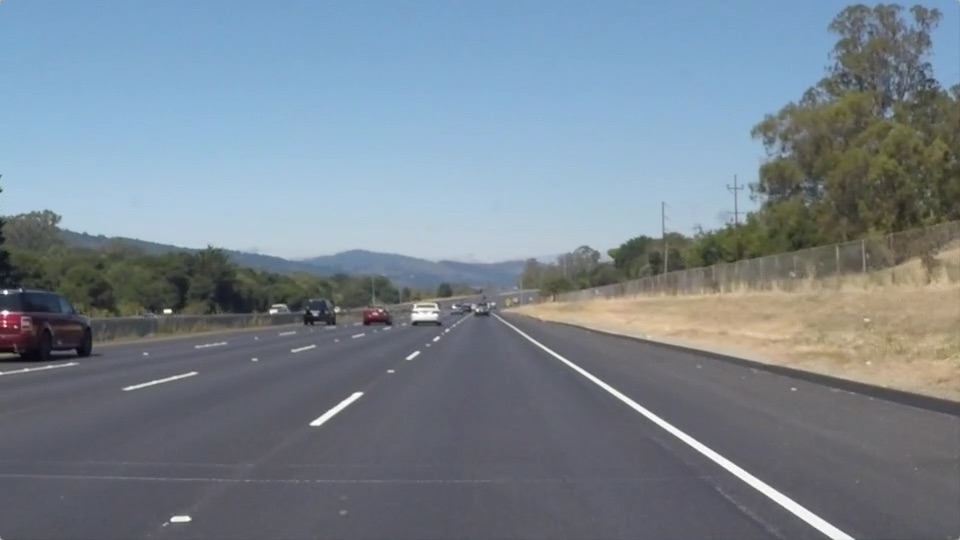
#> input picture test_images/solidWhiteRight.jpg, 960 x 540 px; the run also reads 1 picture not shown here
$ jupyter execute --allow-errors P1.ipynb   (shell and % lines are left out)
#> lines starting #> are read from the running program, lines starting #| are printed output that depends on the picture; after the words box and inside, x2 and y2 are one past the last pixel; in counts of white or black regions, pixels touching at a corner belong together
# Self-Driving Car Engineer Nanodegree

## Project: **Finding Lane Lines on the Road**
***
In this project, you will use the tools you learned about in the lesson to identify lane lines on the road.  You can develop your pipeline on a series of individual images, and later apply the result to a video stream (really just a series of images). Check out the video clip "raw-lines-example.mp4" (also contained in this repository) to see what the output should look like after using the helper functions below.

Once you have a result that looks roughly like "raw-lines-example.mp4", you'll need to get creative and try to average and/or extrapolate the line segments you've detected to map out the full extent of the lane lines.  You can see an example of the result you're going for in the video "P1_example.mp4".  Ultimately, you would like to draw just one line for the left side of the lane, and one for the right.

In addition to implementing code, there is a brief writeup to complete. The writeup should be completed in a separate file, which can be either a markdown file or a pdf document. There is a [write up template](https://github.com/udacity/CarND-LaneLines-P1/blob/master/writeup_template.md) that can be used to guide the writing process. Completing both the code in the Ipython notebook and the writeup template will cover all of the [rubric points](https://review.udacity.com/#!/rubrics/322/view) for this project.

---
Let's have a look at our first image called 'test_images/solidWhiteRight.jpg'.  Run the 2 cells below (hit Shift-Enter or the "play" button above) to display the image.

**Note: If, at any point, you encounter frozen display windows or other confounding issues, you can always start again with a clean slate by going to the "Kernel" menu above and selecting "Restart & Clear Output".**

---

**The tools you have are color selection, region of interest selection, grayscaling, Gaussian smoothing, Canny Edge Detection and Hough Tranform line detection.  You  are also free to explore and try other techniques that were not presented in the lesson.  Your goal is piece together a pipeline to detect the line segments in the image, then average/extrapolate them and draw them onto the image for display (as below).  Once you have a working pipeline, try it out on the video stream below.**

---

<figure>

 <figcaption>
 <p></p>
 <p style="text-align: center;"> Your output should look something like this (above) after detecting line segments using the helper functions below </p>
 </figcaption>
</figure>
 <p></p>
<figure>

 <figcaption>
 <p></p>
 <p style="text-align: center;"> Your goal is to connect/average/extrapolate line segments to get output like this</p>
 </figcaption>
</figure>

**Run the cell below to import some packages.  If you get an `import error` for a package you've already installed, try changing your kernel (select the Kernel menu above --> Change Kernel).  Still have problems?  Try relaunching Jupyter Notebook from the terminal prompt.  Also, consult the forums for more troubleshooting tips.**

## Import Packages

[cell 1]
#importing some useful packages
import matplotlib.pyplot as plt
import matplotlib.image as mpimg
import numpy as np
import cv2
import os
#cv2.__version__

## Read in an Image

[cell 2]
#reading in an image
image = mpimg.imread('test_images/solidWhiteRight.jpg')
#> image is the input picture: shape (540, 960, 3); mean R, G, B 120.3, 132.6, 143.7

#create output folder
if not os.path.exists('output_image'):
    os.makedirs('output_image')


#printing out some stats and plotting
print('This image is:', type(image), 'with dimensions:', image.shape)
#| This image is: <class 'numpy.ndarray'> with dimensions: (540, 960, 3)
plt.imshow(image)  # if you wanted to show a single color channel image called 'gray', for example, call as plt.imshow(gray, cmap='gray')

## Ideas for Lane Detection Pipeline

**Some OpenCV functions (beyond those introduced in the lesson) that might be useful for this project are:**

`cv2.inRange()` for color selection
`cv2.fillPoly()` for regions selection
`cv2.line()` to draw lines on an image given endpoints
`cv2.addWeighted()` to coadd / overlay two images
`cv2.cvtColor()` to grayscale or change color
`cv2.imwrite()` to output images to file
`cv2.bitwise_and()` to apply a mask to an image

**Check out the OpenCV documentation to learn about these and discover even more awesome functionality!**

## Helper Functions

Below are some helper functions to help get you started. They should look familiar from the lesson!

[cell 3]
import math

def grayscale(img):
    """Applies the Grayscale transform
    This will return an image with only one color channel
    but NOTE: to see the returned image as grayscale
    (assuming your grayscaled image is called 'gray')
    you should call plt.imshow(gray, cmap='gray')"""
    # [4 lines of commented-out code are left out]
    return cv2.cvtColor(img, cv2.COLOR_RGB2GRAY )

    # Or use BGR2GRAY if you read an image with cv2.imread()
    # return cv2.cvtColor(img, cv2.COLOR_BGR2GRAY)

def canny(img, low_threshold, high_threshold):
    """Applies the Canny transform"""
    return cv2.Canny(img, low_threshold, high_threshold)

def gaussian_blur(img, kernel_size):
    """Applies a Gaussian Noise kernel"""
    return cv2.GaussianBlur(img, (kernel_size, kernel_size), 0)

def region_of_interest(img, vertices):
    """
    Applies an image mask.

    Only keeps the region of the image defined by the polygon
    formed from `vertices`. The rest of the image is set to black.
    `vertices` should be a numpy array of integer points.
    """
    #defining a blank mask to start with
    mask = np.zeros_like(img)

    #defining a 3 channel or 1 channel color to fill the mask with depending on the input image
    if len(img.shape) > 2:
        channel_count = img.shape[2]  # i.e. 3 or 4 depending on your image
        ignore_mask_color = (255,) * channel_count
    else:
        ignore_mask_color = 255

    #filling pixels inside the polygon defined by "vertices" with the fill color
    cv2.fillPoly(mask, vertices, ignore_mask_color)

    #returning the image only where mask pixels are nonzero
    masked_image = cv2.bitwise_and(img, mask)
    return masked_image


def draw_lines(img, lines, color=[255, 0, 0], thickness=2):
    """
    NOTE: this is the function you might want to use as a starting point once you want to
    average/extrapolate the line segments you detect to map out the full
    extent of the lane (going from the result shown in raw-lines-example.mp4
    to that shown in P1_example.mp4).

    Think about things like separating line segments by their
    slope ((y2-y1)/(x2-x1)) to decide which segments are part of the left
    line vs. the right line.  Then, you can average the position of each of
    the lines and extrapolate to the top and bottom of the lane.

    This function draws `lines` with `color` and `thickness`.
    Lines are drawn on the image inplace (mutates the image).
    If you want to make the lines semi-transparent, think about combining
    this function with the weighted_img() function below
    """
    for line in lines:
        for x1,y1,x2,y2 in line:
            cv2.line(img, (x1, y1), (x2, y2), color, thickness)


def hough_lines(img, rho, theta, threshold, min_line_len, max_line_gap):
    """
    `img` should be the output of a Canny transform.

    Returns an image with hough lines drawn.
    """
    lines = cv2.HoughLinesP(img, rho, theta, threshold, np.array([]), minLineLength=min_line_len, maxLineGap=max_line_gap)
    line_img = np.zeros((img.shape[0], img.shape[1], 3), dtype=np.uint8)
    draw_lines(line_img, lines)
    return line_img

# Python 3 has support for cool math symbols.

def weighted_img(img, initial_img, α=0.8, β=1., γ=0.):
    """
    `img` is the output of the hough_lines(), An image with lines drawn on it.
    Should be a blank image (all black) with lines drawn on it.

    `initial_img` should be the image before any processing.

    The result image is computed as follows:

    initial_img * α + img * β + γ
    NOTE: initial_img and img must be the same shape!
    """
    return cv2.addWeighted(initial_img, α, img, β, γ)

## Test Images

Build your pipeline to work on the images in the directory "test_images"
**You should make sure your pipeline works well on these images before you try the videos.**

[cell 4]
import os
os.listdir("test_images/")
path = "test_images/"
for i in os.listdir("test_images/"):
    image = mpimg.imread(path + i)
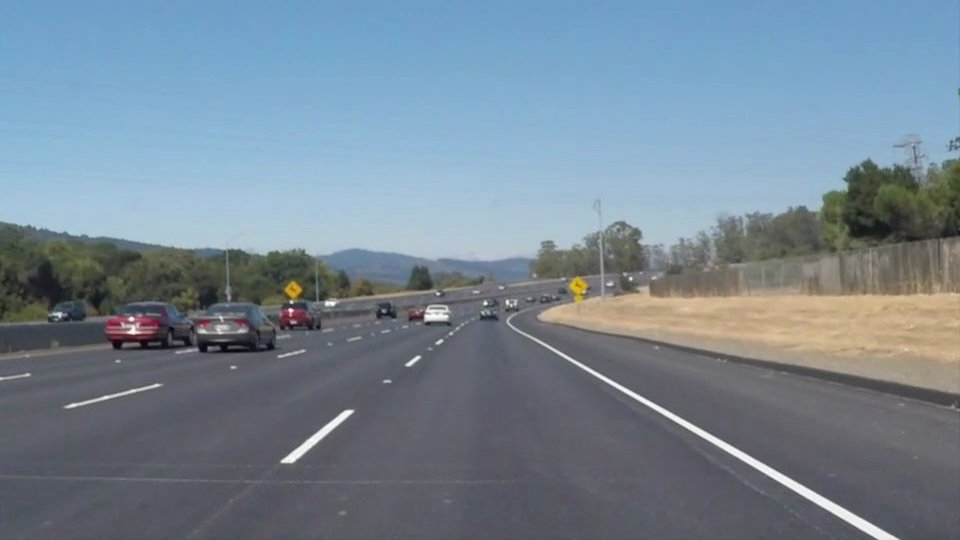
#> input picture test_images/solidWhiteCurve.jpg, 960 x 540 px
#> image is the input picture: shape (540, 960, 3); mean R, G, B 118.5, 134.5, 148.1
    plt.imshow(image)
    plt.show()

## Build a Lane Finding Pipeline

Build the pipeline and run your solution on all test_images. Make copies into the `test_images_output` directory, and you can use the images in your writeup report.

Try tuning the various parameters, especially the low and high Canny thresholds as well as the Hough lines parameters.

[cell 5]
# TODO: Build your pipeline that will draw lane lines on the test_images
# then save them to the test_images_output directory.

image1 = mpimg.imread('test_images/solidWhiteCurve.jpg')
# [5 lines of commented-out code are left out]

gray_image1 = grayscale(image1)
#> in grayscale, `return cv2.cvtColor(img, cv2.COLOR_RGB2GRAY )`:
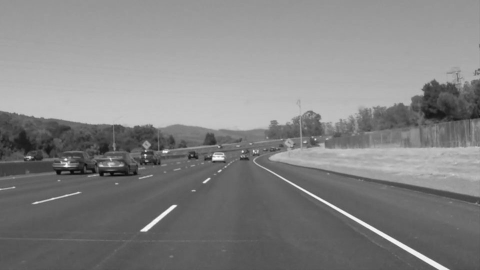
#> returned value: shape (540, 960) (shown at 1/2 size); min 5, max 255, mean 131.2
blur_image1 = gaussian_blur(gray_image1, 5)
edge_image1 = canny(blur_image1,80,120)
#> in canny, `return cv2.Canny(img, low_threshold, high_threshold)`:
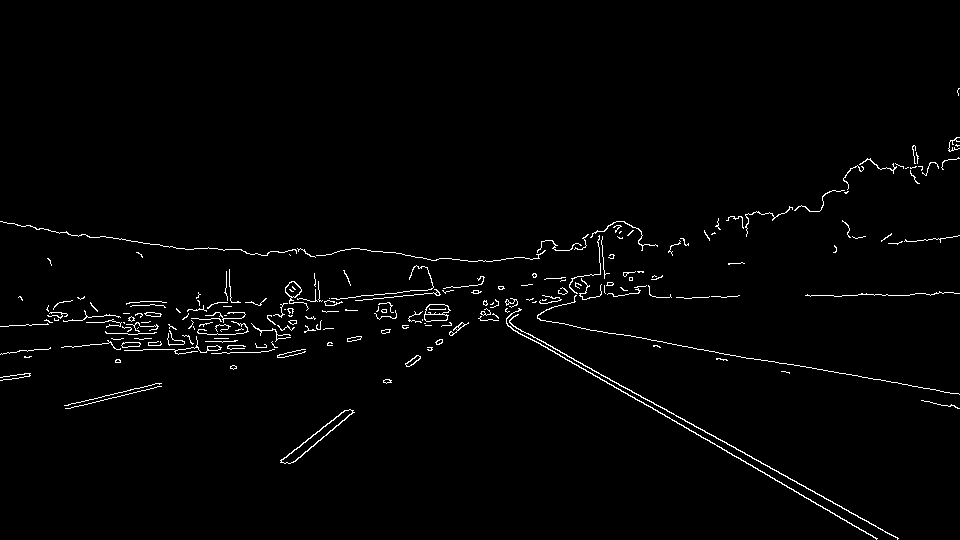
#> returned value: shape (540, 960); 1.6% white in thin lines or dots, all inside (x1, y1, x2, y2) = (0, 88, 960, 540)
imshape = image1.shape
print(imshape)
#| (540, 960, 3)
vertices1 = np.array([[(0,imshape[0]),(450, 320), (550, 320), (imshape[1],imshape[0])]], dtype=np.int32)
masked_image1 = region_of_interest(edge_image1, vertices1)
#> in region_of_interest, `cv2.fillPoly(mask, vertices, ignore_mask_color)`:
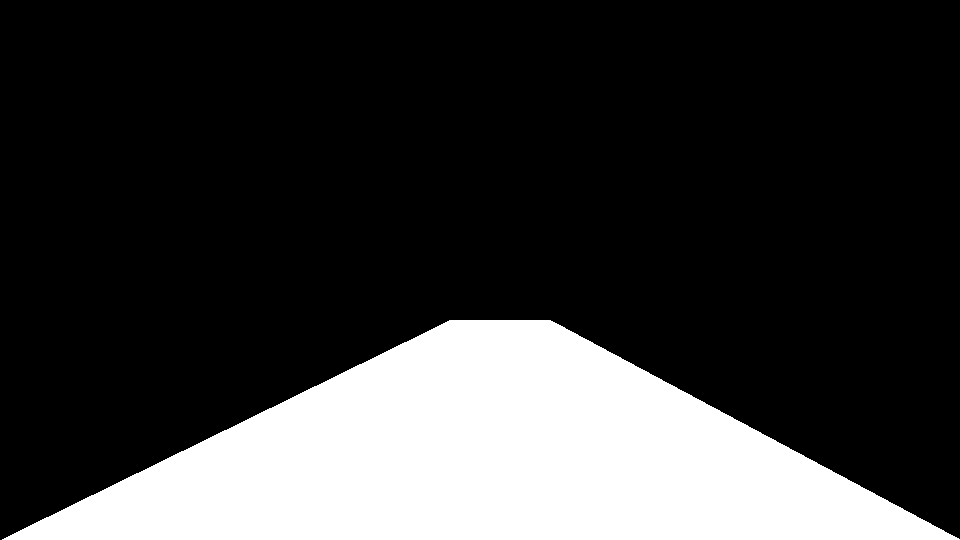
#> mask: shape (540, 960); 22.5% white; 1 white region, box (x1, y1, x2, y2) and area: (2, 320, 960, 540) 116699
#> in region_of_interest, `masked_image = cv2.bitwise_and(img, mask)`:
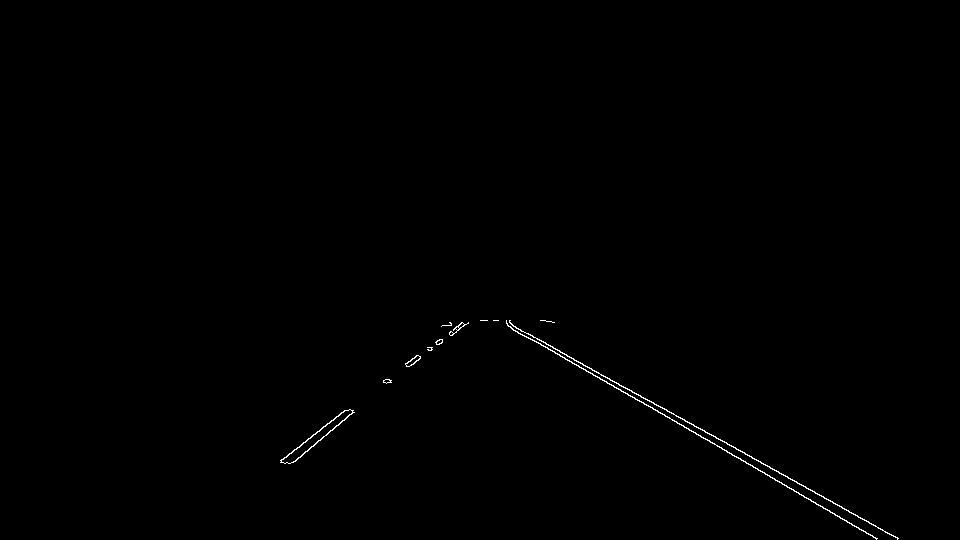
#> masked_image: shape (540, 960); 0.32% white in thin lines or dots, all inside (x1, y1, x2, y2) = (280, 320, 899, 540)
line_img1 = hough_lines(masked_image1, 2, np.pi/180, 15, 40, 20)
#> in hough_lines, `lines = cv2.HoughLinesP(img, rho, theta, threshold, np.array([]), minL..`: lines = [[506, 322, 897, 538], [498, 320, 876, 538], [293, 462, 353, 412], [281, 460, 345, 410], [388, 382, 468, 322], [506, 320, 898, 538], [405, 363, 460, 324], [540, 343, 798, 492], [409, 361, 456, 329], [386, 383, 432, 347]]
#> the loop in draw_lines, `for line in lines:` made 10 passes
#color_edge = np.dstack((edge_image, edge_image, edge_image))
lines_edges = weighted_img(line_img1, image1)
#> in weighted_img, `return cv2.addWeighted(initial_img, α, img, β, γ)`:
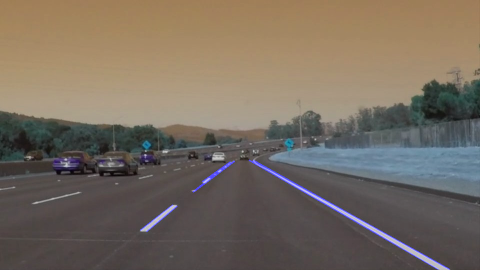
#> returned value: shape (540, 960, 3) (shown at 1/2 size); mean of channels 0, 1, 2 96, 107.6, 118.5; drawn as B, G, R


#x = [0, 450, 550, 960]
#y = [540, 320, 320, 540]
#plt.plot(x,y , 'b--' , lw=4)
plt.imshow(lines_edges)


#save processed image
cv2.imwrite('output_image/grayscale_image_1.jpg',gray_image1)
cv2.imwrite('output_image/blur_image_1.jpg',blur_image1)
cv2.imwrite('output_image/edge_image_1.jpg',edge_image1)
cv2.imwrite('output_image/processed_image_1.jpg',lines_edges)
#> Out = True

## Test on Videos

You know what's cooler than drawing lanes over images? Drawing lanes over video!

We can test our solution on two provided videos:

`solidWhiteRight.mp4`

`solidYellowLeft.mp4`

**Note: if you get an import error when you run the next cell, try changing your kernel (select the Kernel menu above --> Change Kernel). Still have problems? Try relaunching Jupyter Notebook from the terminal prompt. Also, consult the forums for more troubleshooting tips.**

**If you get an error that looks like this:**
```
NeedDownloadError: Need ffmpeg exe.
You can download it by calling:
imageio.plugins.ffmpeg.download()
```
**Follow the instructions in the error message and check out [this forum post](https://discussions.udacity.com/t/project-error-of-test-on-videos/274082) for more troubleshooting tips across operating systems.**

[cell 6]
# Import everything needed to edit/save/watch video clips
from moviepy.editor import VideoFileClip
from IPython.display import HTML

[cell 7]
# [16 lines left out: function process_image, not called in this run]

#image = mpimg.imread('test_images/solidWhiteCurve.jpg')
#plt.imshow(process_image(image))

Let's try the one with the solid white lane on the right first ...

[cell 8]
white_output = 'test_videos_output/solidWhiteRight.mp4'
## To speed up the testing process you may want to try your pipeline on a shorter subclip of the video
## To do so add .subclip(start_second,end_second) to the end of the line below
## Where start_second and end_second are integer values representing the start and end of the subclip
## You may also uncomment the following line for a subclip of the first 5 seconds
#clip1 = VideoFileClip("test_videos/solidWhiteRight.mp4").subclip(0,5)
#> (the rest of this cell did not finish here and is left out)

Play the video inline, or if you prefer find the video in your filesystem (should be in the same directory) and play it in your video player of choice.

[cell 9]
HTML("""
<video width="960" height="540" controls>
  <source src="{0}">
</video>
""".format(white_output))

## Improve the draw_lines() function

**At this point, if you were successful with making the pipeline and tuning parameters, you probably have the Hough line segments drawn onto the road, but what about identifying the full extent of the lane and marking it clearly as in the example video (P1_example.mp4)?  Think about defining a line to run the full length of the visible lane based on the line segments you identified with the Hough Transform. As mentioned previously, try to average and/or extrapolate the line segments you've detected to map out the full extent of the lane lines. You can see an example of the result you're going for in the video "P1_example.mp4".**

**Go back and modify your draw_lines function accordingly and try re-running your pipeline. The new output should draw a single, solid line over the left lane line and a single, solid line over the right lane line. The lines should start from the bottom of the image and extend out to the top of the region of interest.**

Now for the one with the solid yellow lane on the left. This one's more tricky!

[cell 10]
def draw_lines_2(img, lines, color=[255, 0, 0], thickness=5):
    left_x = []
    left_y = []
    right_x = []
    right_y = []
    slp = 0

    for line in lines:
        for x1,y1,x2,y2 in line:
            slope = (y1-y2)/(x1-x2) #note slope is y/x not x/y
            if slope < slp:   #slope > 0, identify as left line
                left_x.extend((x1,x2))
                left_y.extend((y1,y2))
            if slope > -slp:  #slope < 0, identify as right line
                right_x.extend((x1,x2))
                right_y.extend((y1,y2))

    height= [img.shape[0],min(left_y+right_y)] #setup a proper value for the trapzoid's height

    left = np.poly1d(np.polyfit(left_y,left_x,1))  #fit a line for left lane
    right = np.poly1d(np.polyfit(right_y,right_x,1)) #fit a line for right lane

    left_x1 = left(height[0])
    left_x2 = left(height[1])
    right_x1 = right(height[0])
    right_x2 = right(height[1])

    cv2.line(img,(int(left_x1),height[0]),(int(left_x2),height[1]),color,thickness)
    cv2.line(img,(int(right_x1),height[0]),(int(right_x2),height[1]),color,thickness)
# I reference this function's algorithm by the github author: mvirgo, link: https://github.com/mvirgo/Finding-Lane-Lines/blob/master/P1.ipynb

def hough_lines_2(img, rho, theta, threshold, min_line_len, max_line_gap):
    """
    `img` should be the output of a Canny transform.

    Returns an image with hough lines drawn.
    """
    lines = cv2.HoughLinesP(img, rho, theta, threshold, np.array([]), minLineLength=min_line_len, maxLineGap=max_line_gap)
    line_img = np.zeros((img.shape[0], img.shape[1], 3), dtype=np.uint8)
    draw_lines_2(line_img, lines)
    return line_img

def improved_process_image(image):
    gray_image = grayscale(image)
    blur_image = gaussian_blur(gray_image, 5)
    edge_image = canny(blur_image,120,150)
#> call 2 of canny, with low_threshold = 120, high_threshold = 150
#> in canny (call 2), `return cv2.Canny(img, low_threshold, high_threshold)`:
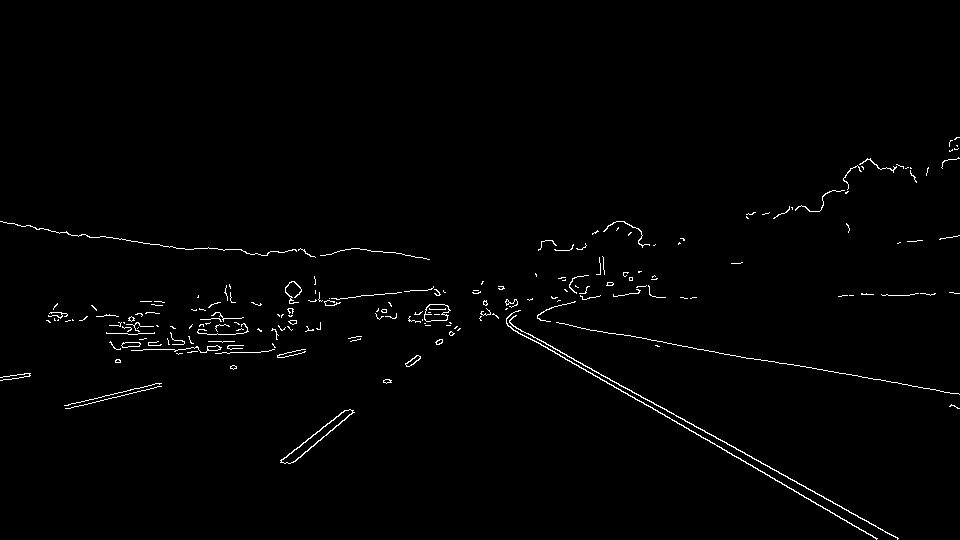
#> returned value: shape (540, 960); 1.1% white in thin lines or dots, all inside (x1, y1, x2, y2) = (0, 137, 960, 540)
    imshape = image.shape
    vertices = np.array([[(0,imshape[0]),(450, 320), (550, 320), (imshape[1],imshape[0])]], dtype=np.int32)
    masked_image = region_of_interest(edge_image, vertices)
    line_img = hough_lines_2(masked_image, 2, np.pi/180, 15, 40, 20)
    lines_edges = weighted_img(line_img, image)
    result = lines_edges
    return result

image = mpimg.imread('test_images/solidWhiteCurve.jpg')
plt.imshow(improved_process_image(image))
#> (the rest of the program and of its run is left out)
